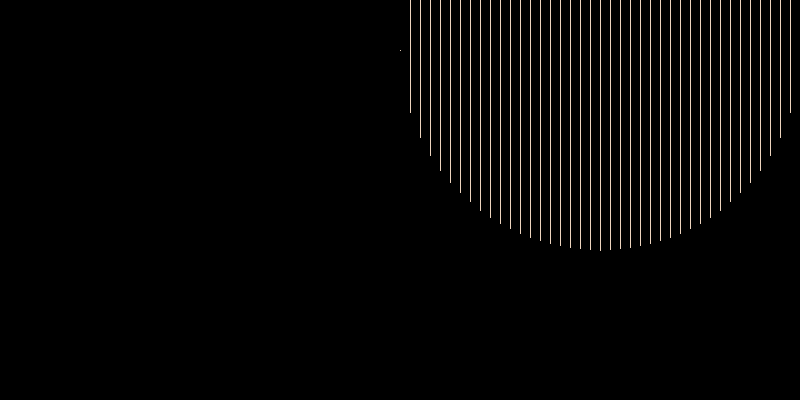
Frame 1 (no input)
Frame 60 (the mouse pressed at the canvas centre just before this capture): identical to frame 1, image omitted
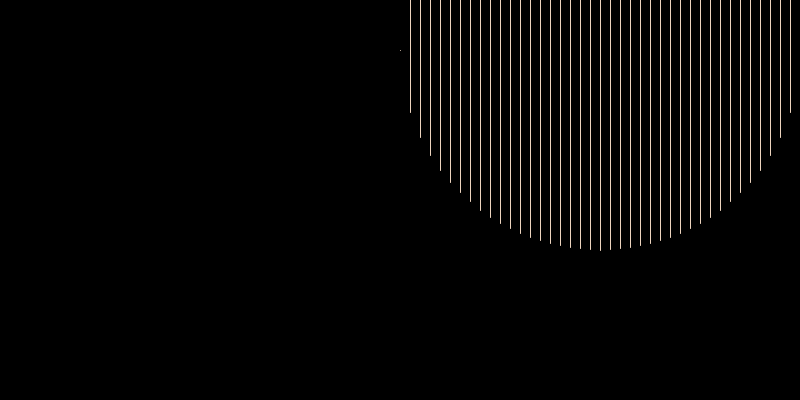
Frame 120 (the mouse held since frame 60 and released just before this capture)

The Processing sketch that drew these frames (run headless with seeded random() and noise(); from frame 60 on, the mouse is pressed at the canvas centre):

// Processing sketch: p11_MarSanchis_4_2
// ── p11_MarSanchis_4_2.pde

float radius = 200;          // Radio del círculo
float lineSpacing = 10;      // Espaciado entre líneas

// Primer dibujo (izquierda)
float circleX1 = 200;        // Centro del primer círculo en X
float circleY = height / 2;  // Centro de los círculos en Y

// Segundo dibujo (derecha)
float circleX2 = 600;        // Centro del segundo círculo en X
void setup() {
  size(800, 400);
  background(0);
  stroke(#EDD4BE); // Color de las líneas
  noFill();
}
void draw() {
  background(0);
  circulos(circleX2, circleY, radius, lineSpacing);
  translate(mouseX, mouseY);
  push();
  circulos(circleX2, circleY, radius, lineSpacing);
  pop();
}
void circulos(float centerX, float centerY, float radius, float lineSpacing) {
  // Dibuja líneas verticales dentro del círculo
  for (float x = centerX - radius; x <= centerX + radius; x += lineSpacing) {
    // Calcula las intersecciones de cada línea con el círculo
    float yTop = centerY - sqrt(sq(radius) - sq(x - centerX));
    float yBottom = centerY + sqrt(sq(radius) - sq(x - centerX));
    line(x, yTop, x, yBottom);
  }
}
